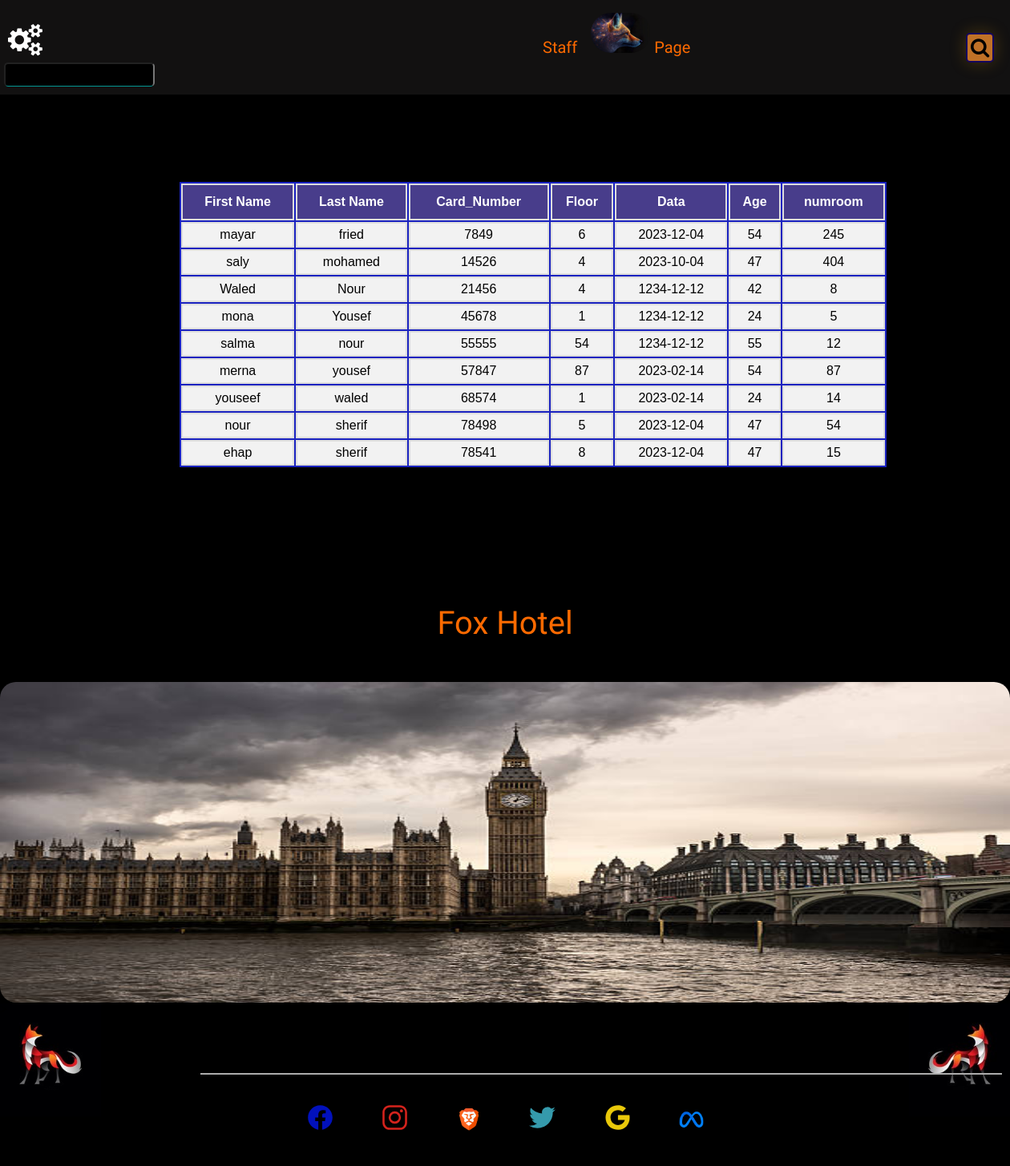
Page /Staff.php on the committed database.
### tables this page shows
CREATE TABLE `info` (
  `fname` varchar(100) NOT NULL,
  `lname` varchar(100) NOT NULL,
  `card_number` int(100) NOT NULL,
  `room` varchar(100) NOT NULL,
  `date` text NOT NULL,
  `age` int(100) NOT NULL,
  `numroom` int(100) NOT NULL
);

### Staff.php (the view, shortened to what this page needs)
<?php
include "conection0.php";
?>
<!DOCTYPE html>
<html>
<head>
    <link href="Staff00.css" rel="stylesheet">
    <link rel="stylesheet" href="https://cdnjs.cloudflare.com/ajax/libs/font-awesome/4.7.0/css/font-awesome.min.css">
</head>
<body>
    <nav>
    <div class="topnav" id="navbar">
      <span id="fox" >Staff </span>
     <img src="image/f4.jpg" id="logo" alt="logo">
     <span id="ffox">Page</span>
     <form  action="" method="post">
      <button name = "search" id="b1"><i class="fa fa-search" style="font-size: 25px;"></i></button>
      <input  name = "info" type="text" class="inp" placeholder="ID Customer" />
    </form>
    <span id="p" style="font-size:30px; cursor:pointer" onclick="openNav()"><i class="fa fa-gears" style="font-size: 40px;"></i></span>
    </div>
    </nav>
 <span id="p" style="font-size:20px; cursor:pointer" onclick="openNav()">&#9776;</span>
</body>
<footer>
<br><br><br>
    <p id="Fox">Fox Hotel</p>
   <div class="footimg">
    <img src="image/back.png" alt="Avatar" class="image">
<div id="line"></div>
<br> <br>
   <div id="icon" style="color: rgb(0, 0, 0);">
    <a href="https://www.facebook.com/" target="_blank" style="color: rgb(2, 17, 188);">
        <ion-icon name="logo-facebook"></ion-icon>
    </a>
    <a href="https://www.instagram.com/" target="-blank" style="color: rgb(212, 35, 29)">
        <ion-icon name="logo-instagram"></ion-icon>
    </a>
    <a href="https://talk.brave.com/widget" target="_blank">
      <img src="icon/icons8-brave-web-browser-48.png" alt="brave" id="icons0">
    <a href="https://twitter.com/" target="_blank" style="color: rgb(53, 154, 172);">
        <ion-icon name="logo-twitter"></ion-icon>
    </a>
    <a href="https://www.google.com/" target="_blank" style="color: rgb(233, 200, 10);">
        <ion-icon name="logo-google"></ion-icon>
    </a>
    <a href="https://https://www.meta.com/help/quest/articles/headsets-and-accessories/oculus-link/meta-quest-link-compatibility/" target="_blank">
      <img src="icon/meta.png" alt="brave" id="icons0">
  </a>
    <img src="image/f0.jpg" alt="logo down" id="logodownL">
    <img src="image/ff0.jpg" alt="logo down" id="logodownR">
  </div>
</footer>
</html>
<?php
if(isset($_POST['search'])&&$_POST['info']!="")
 {
        $con=0;
        $re=mysqli_query($db,"SELECT * FROM `info`WHERE numroom ='$_POST[info]';");
            while($row=mysqli_fetch_assoc($re))
            {
               if($row['numroom']==$_POST['info']){
                $con=mysqli_num_rows($re);
              echo "<table id='customer' >";
            echo "<tr>";
                echo "<th>"; echo "First Name"; echo "</th>";
                echo "<th>"; echo "Last Name";  echo "</th>";
                echo "<th>"; echo "Card_Number";  echo "</th>";
                echo "<th>"; echo "Floor";  echo "</th>";
                echo "<th>"; echo "Data";  echo "</th>";
                echo "<th>"; echo "Age";  echo "</th>";
                echo "<th>"; echo "numroom";  echo "</th>";
            echo "</tr>";
                echo "<tr>";
                echo "<td>"; echo $row['fname']; echo "</td>";
                echo "<td>"; echo $row['lname']; echo "</td>";
                echo "<td>"; echo $row['card_number']; echo "</td>";
                echo "<td>"; echo $row['room']; echo "</td>";
                echo "<td>"; echo $row['date']; echo "</td>";
                echo "<td>"; echo $row['age']; echo "</td>";
                echo "<td>"; echo $row['numroom']; echo "</td>";
                echo "</tr>";
                        echo "</table>";
            }
          }
    if($con==0&&$_POST['info']!=""){
  ?>
  <script>
  alert("Not Found Checked your Writen.")
  </script>
  <?php
   $res=mysqli_query($db,"SELECT * FROM `info`");
            echo "<table id='customer' >";
            echo "<tr>";
                echo "<th>"; echo "First Name"; echo "</th>";
                echo "<th>"; echo "Last Name";  echo "</th>";
                echo "<th>"; echo "Card_Number";  echo "</th>";
                echo "<th>"; echo "Floor";  echo "</th>";
                echo "<th>"; echo "Data";  echo "</th>";
                echo "<th>"; echo "Age";  echo "</th>";
                echo "<th>"; echo "numroom";  echo "</th>";
            echo "</tr>";
            while($row=mysqli_fetch_assoc($res))
            {
                echo "<tr>";
                echo "<td>"; echo $row['fname']; echo "</td>";
                echo "<td>"; echo $row['lname']; echo "</td>";
                echo "<td>"; echo $row['card_number']; echo "</td>";
                echo "<td>"; echo $row['room']; echo "</td>";
                echo "<td>"; echo $row['date']; echo "</td>";
                echo "<td>"; echo $row['age']; echo "</td>";
                echo "<td>"; echo $row['numroom']; echo "</td>";
                echo "</tr>";
            }
        echo "</table>";
}
if($_POST['info']==""){
  ?>
  <script>
alert("Write Some thing.")
  </script>
<?php
}
}
else{
    $res=mysqli_query($db,"SELECT * FROM `info`");
            echo "<table id='customer' >";
            echo "<tr>";
                echo "<th>"; echo "First Name"; echo "</th>";
                echo "<th>"; echo "Last Name";  echo "</th>";
                echo "<th>"; echo "Card_Number";  echo "</th>";
                echo "<th>"; echo "Floor";  echo "</th>";
                echo "<th>"; echo "Data";  echo "</th>";
                echo "<th>"; echo "Age";  echo "</th>";
                echo "<th>"; echo "numroom";  echo "</th>";
            echo "</tr>";
            while($row=mysqli_fetch_assoc($res))
            {
                echo "<tr>";
                echo "<td>"; echo $row['fname']; echo "</td>";
                echo "<td>"; echo $row['lname']; echo "</td>";
                echo "<td>"; echo $row['card_number']; echo "</td>";
                echo "<td>"; echo $row['room']; echo "</td>";
                echo "<td>"; echo $row['date']; echo "</td>";
                echo "<td>"; echo $row['age']; echo "</td>";
                echo "<td>"; echo $row['numroom']; echo "</td>";
                echo "</tr>";
            }
        echo "</table>";
}
?>

### Staff00.css (style rules this page uses)
* { margin: 0; padding: 0; box-sizing: border-box; }
body { background-color: #000; background-repeat: no-repeat; background-size: 100% 800px; }
#logo { width: 6%; height: 10%; border-radius: 100px; margin-top: 6px; transition: 0.4s; }
#logodownR { float:right; width: 10%; height: 10%; margin-top: -125px; }
#logodownL { float: left; width: 10%; height: 10%; margin-top: -125px; font-family: 'Imperial Script', cursive; }
#fox { font-size: 20px; color: rgb(254, 106, 0); margin-top: 6px; margin-left: 660px; font-family: 'Imperial Script', cursive; padding:12px ; }
#ffox { font-size: 20px; color: rgb(254, 106, 0); margin-top: 6px; font-family: 'Imperial Script', cursive; }
#Fox { color: rgb(254, 106, 0); text-align: center; font-size: 40px; font-family: 'Imperial Script', cursive; }
.topnav { background-color: rgb(18, 17, 17); overflow: hidden; }
#navbar { overflow: hidden; padding: 10px 5px; transition: 0.5s; position: fixed; width: 100%; top: 0; z-index: 99; }
form { margin-top: -30px; }
.inp { width: 15%; height: 30px; margin-top: 0px; padding: 3px; border-radius: 5px; border-bottom: 1px solid rgb(2, 150, 145); background-color: #000; }
input::placeholder { color: #000000; font-weight: bold; }
input { font-size: 17px; color: rgb(18, 157, 216); }
#b1 { color: rgb(0, 0, 0); font-size: 1rem; margin-left: 1200px; padding: 4px; border: none; border-radius: 5px; background-color: #c07127; box-shadow: 0 0 20px rgba(231, 158, 10, 0.25); transition: all 0.3s ease; border: 2px solid #14065f; cursor: pointer; transition: 1s; font-weight: bold; }
footer { background-color: rgb(0, 0, 0); display: block; margin-top:700px ; height: 727px; }
.image { display: block; width: 100%; height: 400px; border-radius: 20px; }
.footimg { margin-top: 50px; width: 100%; height:400px; }
#p { position: absolute; top: 30px; left: 10px; color:#fff; cursor: pointer; text-decoration: none; }
#line { width: 1000px; left: 250px; border-top: 2px solid rgb(172, 172, 172); position: relative; top: 70px; }
#icon { text-align: center; margin-top: 70px; }
#icon a { font-size: 35px; text-decoration: none; margin: 25px; }
#icons0 { width: 2.5%; height:2%; }
#customer { font-family: Arial, Helvetica, sans-serif; width: 70%; margin-top:-1200px; margin-left:14rem; background-color: #1a22c0; text-align: center; }
#customer td, #customer th { border: 2px solid #ddd; padding: 5px; text-align:center ; }
#customer tr { background-color: #f2f2f2; }
#customer th { padding-top: 12px; padding-bottom: 12px; text-align: center; background-color: darkslateblue; color: white; }

### rows in the picture
info: fname "mayar", lname "fried", card_number "7849", room "6", date "2023-12-04", age "54", numroom "245"
info: fname "saly", lname "mohamed", card_number "14526", room "4", date "2023-10-04", age "47", numroom "404"
info: fname "Waled", lname "Nour", card_number "21456", room "4", date "1234-12-12", age "42", numroom "8"
info: fname "mona", lname "Yousef", card_number "45678", room "1", date "1234-12-12", age "24", numroom "5"
info: fname "salma", lname "nour", card_number "55555", room "54", date "1234-12-12", age "55", numroom "12"
info: fname "merna", lname "yousef", card_number "57847", room "87", date "2023-02-14", age "54", numroom "87"
info: fname "youseef", lname "waled", card_number "68574", room "1", date "2023-02-14", age "24", numroom "14"
info: fname "nour", lname "sherif", card_number "78498", room "5", date "2023-12-04", age "47", numroom "54"
info: fname "ehap", lname "sherif", card_number "78541", room "8", date "2023-12-04", age "47", numroom "15"
